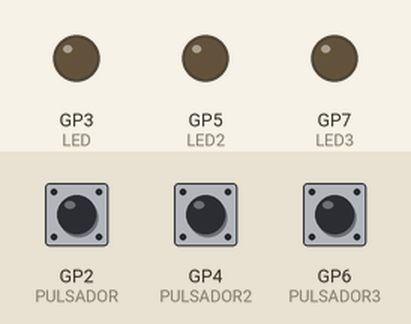
Recording of a sketch running on a simulated Raspberry Pi Pico. Parts: output pins drawn as LEDs (lit = HIGH). The test bench sets the inputs (shaded band); at power-on: GP2 (PULSADOR) HIGH, GP4 (PULSADOR2) LOW, GP6 (PULSADOR3) LOW.

Above: at 1.2 s.
1.3 s: GP2 (PULSADOR) pulled LOW for 0.15 s
At 2.6 s:
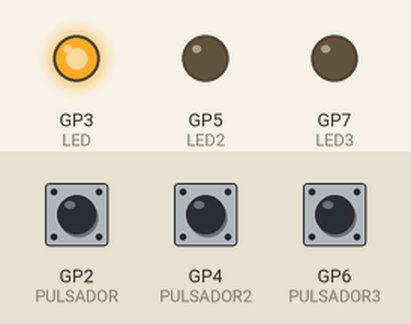
2.9 s: GP4 (PULSADOR2) pulled HIGH for 0.15 s
At 3.3 s:
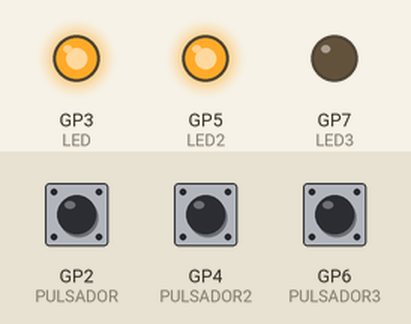
4.5 s: GP2 (PULSADOR) pulled LOW for 1 s
At 6.5 s:
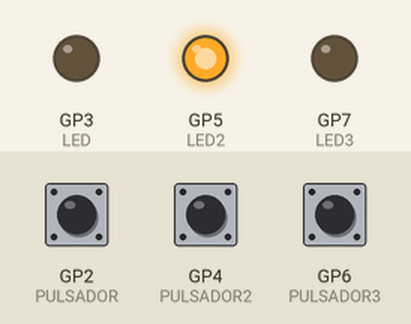
7.0 s: GP6 (PULSADOR3) pulled HIGH for 0.15 s
At 8.3 s:
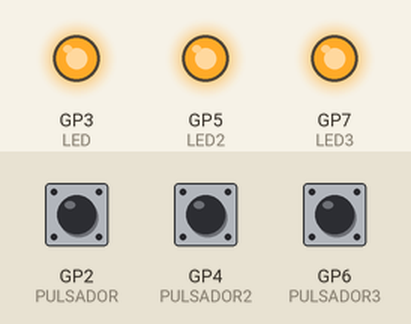
8.6 s: GP2 (PULSADOR) pulled LOW for 3.2 s
At 12.5 s:
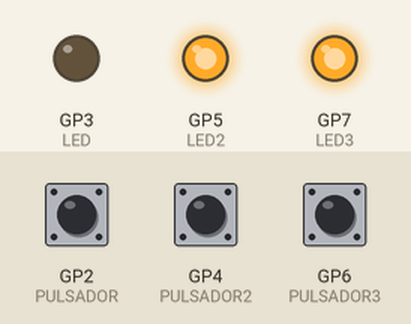
13.3 s: GP4 (PULSADOR2) pulled HIGH for 1 s
At 13.6 s:
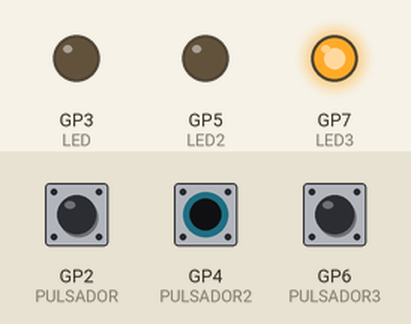
Timing chart, 0 to 16.3 s (numbered marks = the images above; inputs shaded):
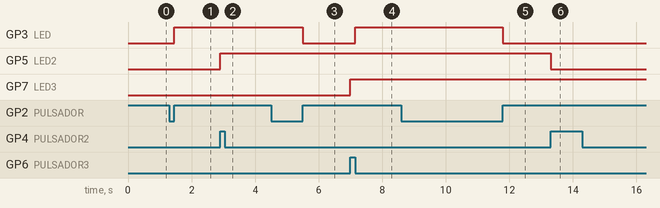

The sketch:

int_PULSADOR___2_.ino
```cpp
//bloque1
int PULSADOR = 2;
int LED = 3;
int ESTADO = LOW;

//bloque2
int PULSADOR2 = 4;
int LED2 = 5;
int ESTADO2 = LOW;

//bloque3
int PULSADOR3 = 6;
int LED3 = 7;
int ESTADO3 = LOW;

void setup() {
  //bloque1
  pinMode(PULSADOR, INPUT); // pin 2 entrada
  pinMode(LED, OUTPUT); // pin 3 salida

 //bloque2
  pinMode(PULSADOR2, INPUT); // pin 4 entrada
  pinMode(LED2, OUTPUT); // pin 5 salida

  //bloque3
  pinMode(PULSADOR3, INPUT); // pin 6 entrada
  pinMode(LED3, OUTPUT); // pin 7 salida
}

void loop () {
  loop1 ();
  loop2 ();
  loop3 ();
}

void loop1 () {
  while(digitalRead(PULSADOR) == LOW){ } // espero a que el pulsador se presione
  ESTADO = digitalRead(LED);       // leo estado del LED
  digitalWrite(LED, !ESTADO);      // escribo valor contrario
  while (digitalRead (PULSADOR) == HIGH){ } // antirebote
}

//bloque2
void loop2 () {
  while(digitalRead(PULSADOR2) == LOW){ } // espero a que el pulsador se presione
  ESTADO2 = digitalRead(LED2);       // leo estado del LED2
  digitalWrite(LED2, !ESTADO2);      // escribo valor contrario
  while (digitalRead (PULSADOR2) == HIGH){ } // antirebote
}


//bloque3
void loop3 () {
  while(digitalRead(PULSADOR3) == LOW){ } // espero a que el pulsador se presione
  ESTADO3 = digitalRead(LED3);       // leo estado del LED3
  digitalWrite(LED3, !ESTADO3);      // escribo valor contrario
  while (digitalRead (PULSADOR3) == HIGH){ } // antirebote
}
```

Measured:
- after the input at 1.3 s, GP3 (LED): LOW → HIGH after 0.15 s
- after the input at 2.9 s, GP5 (LED2): LOW → HIGH at once
- after the input at 4.5 s, GP3 (LED): HIGH → LOW after 1.0 s
- after the input at 7.0 s, GP3 (LED): LOW → HIGH after 0.15 s; GP7 (LED3): LOW → HIGH at once
- after the input at 8.6 s, GP3 (LED): HIGH → LOW after 3.2 s
- after the input at 13.3 s, GP5 (LED2): HIGH → LOW at once
